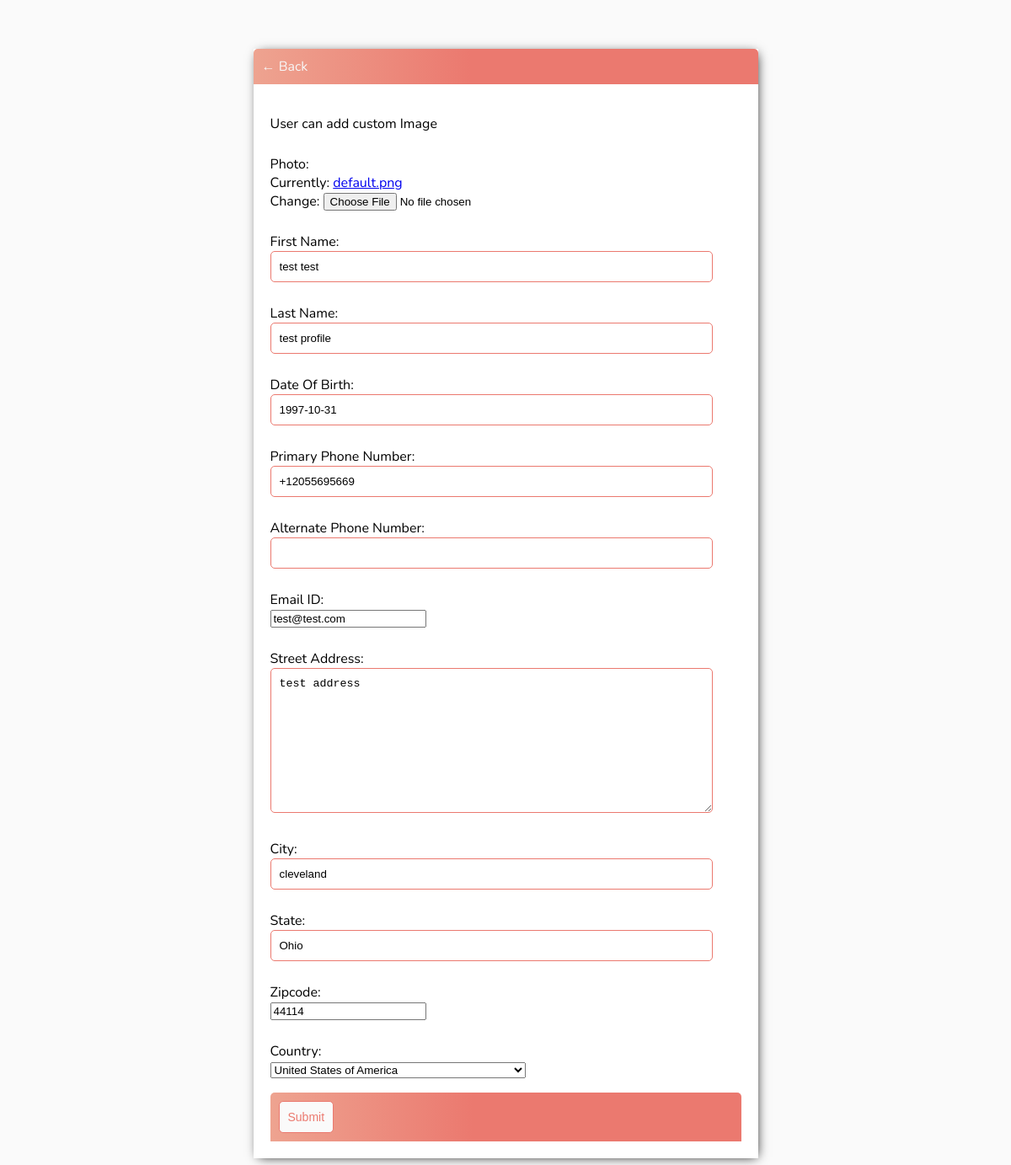
The app's page /contactupdate/12/ (signed in), older data.
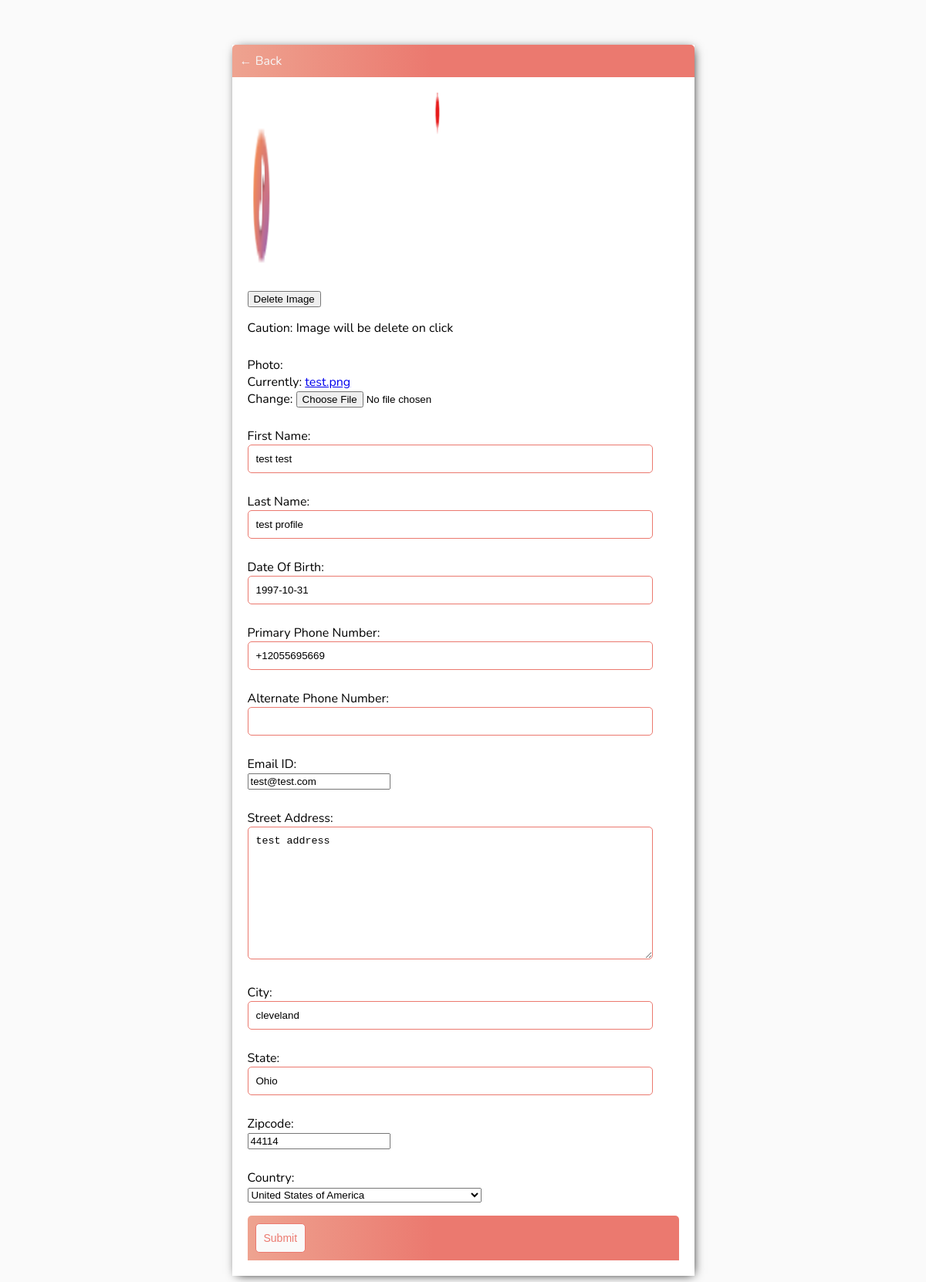
The same page, newer data.
### Contacts/models.py (models this page shows, shortened)
class ContactInfo(models.Model):
    user = models.ForeignKey(User, on_delete=models.CASCADE)
    cid = models.AutoField(primary_key=True)
    photo = models.ImageField(upload_to='', default="default.png")
    fname = models.CharField(max_length=50, null=True, blank=True, verbose_name="First Name")
    lname = models.CharField(max_length=50, null=True, blank=True, verbose_name="Last Name")
    DOB = models.DateField(null=True,blank=True, verbose_name="Date Of Birth")
    phnumber = PhoneNumberField(null = True, blank = True, verbose_name="Primary Phone Number")
    phnumberalt= PhoneNumberField(null = True, blank = True, verbose_name="Alternate Phone Number")
    email_address=models.EmailField(null=True,blank=True,verbose_name="Email ID")
    Staddress= models.TextField(null=True, blank=True, verbose_name="Street Address")
    city = models.CharField(max_length=20, null=True, verbose_name="City")
    state = models.CharField(max_length=20, null=True, verbose_name="State")
    zipcode = models.PositiveIntegerField(null=True,blank=True, verbose_name="Zipcode")
    country = models.CharField(max_length=20, choices= COUNTRIES, default='ZZ', verbose_name="Country",null=True, blank=True)

### Contacts/views.py (the view, shortened to what this page needs)
# urls.py: path('contactupdate/<int:pk>/', ContactUpdate.as_view(),name='contactupdate'),
class ContactUpdate(LoginRequiredMixin,UpdateView):
    model= ContactInfo
    fields = ['photo','fname','lname','DOB','phnumber','phnumberalt','email_address','Staddress','city','state','zipcode','country']
    context_object_name='contact'
    success_url= reverse_lazy('contacts')

### templates/Contacts/contactinfo_form.html (shortened to what this page needs)
{% extends 'Contacts/main.html' %}
{% block content%}
<div class="header-bar">
  <a href="{% url 'contacts' %}"> &#8592; Back</a>
</div>
<div class="card-body">
{% if contact.cid %}
{% if contact.photo.name != 'default.png'  %}
<img src='{{ contact.photo.url }}' width="250" height="250" />
<form action="{% url 'imgdelete' contact.cid %}">
    <input type="submit" value="Delete Image" /> <p>Caution: Image will be delete on click</p>
</form>
{% else %}
<p>User can add custom Image</p>
{% endif %}
{% endif %}
<form method="POST" action="" enctype="multipart/form-data">
  {{form.as_p}}
  <div class="header-bar">
  <input class="button" type="submit" value="Submit">
  </div>
</form>
</div>
{% endblock content %}

Row changes from the older to the newer data that the page shows:
changed ContactInfo "test test": photo: picture added; photo "default.png" → "test.png" (drawn)
Text that changed along with them:
form field value: (not shown) → "Delete Image"
text no longer shown: "Photo: Currently: default.png Change: First Name: Last Name: Date Of Birth: Primary Phone Number: Alternate Phone Number: Email ID: Street Address: City: State: Zipcode: Country: User can add custom Image"
text now shown: "Caution: Image will be delete on click Photo: Currently: test.png Change: First Name: Last Name: Date Of Birth: Primary Phone Number: Alternate Phone Number: Email ID: Street Address: City: State: Zipcode: Country:"
